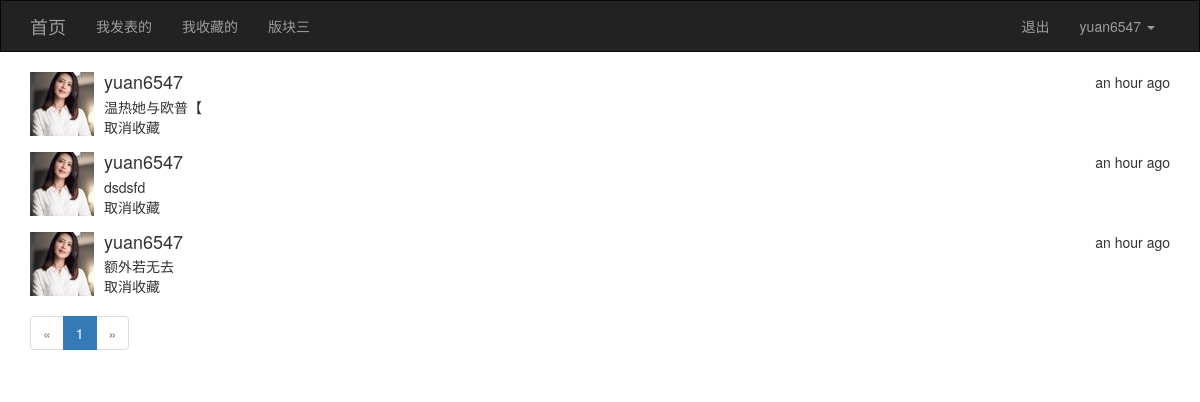
Screenshot of /posts/publish_me/ (signed in) with the database file from the repository.
### app/models.py (models this page shows, shortened)
class User(UserMixin, db.Model):
    id = db.Column(db.Integer, primary_key=True)
    username = db.Column(db.String(20), unique=True)
    password_hash = db.Column(db.String(20))
    email = db.Column(db.String(64), unique=True)
    confirmed = db.Column(db.Boolean, default=True)
    icon = db.Column(db.String(64), default='default.jpg')
    posts = db.relationship('Posts', lazy='dynamic', backref='user')
    favorites = db.relationship('Posts', lazy='dynamic', secondary='collections', backref=db.backref('users', lazy='dynamic'))
    def is_favorite(self, pid):
        favorite = self.favorites.filter(Posts.id == pid).first()
        if favorite:
            return True
        return False
    @property
    def password(self):
        raise AttributeError('密码属性不可读')

class Posts(db.Model):
    id = db.Column(db.Integer, primary_key=True)
    content = db.Column(db.String(128))
    timestamp = db.Column(db.DateTime, default=datetime.utcnow)
    uid = db.Column(db.Integer, db.ForeignKey('user.id'))

### app/views/posts.py (the view)
@posts.route('/publish_me/')
def publish_me():
    if current_user.is_authenticated:
        page = request.args.get('page', 1, int)
        pagination = Posts.query.filter(Posts.uid == current_user.id).\
            order_by(Posts.timestamp.desc()).paginate(page,per_page=3,error_out=False)
        posts = pagination.items
    else:
        flash('请先登录。。。')
        return redirect(url_for('user.login'))
    return render_template('main/publish.html', posts=posts, pagination=pagination)

### app/models.py (called while the page is built)
@login_manager.user_loader
def user_loader(uid):
    return User.query.get(uid)

### app/templates/main/publish.html (shortened to what this page needs)
{% extends 'common/base.html' %}
{% from 'common/macro.html' import show_pagination %}
{% block page_content %}
    {% for p in posts %}
        <div class="media">
            <div class="media-left">
                <a href="#">
                    <img class="media-object" src="{{ url_for('static', filename='upload/'+p.user.icon) }}" alt="头像">
                </a>
            </div>
            <div class="media-body">
                <div style="float: right;">{{ moment(p.timestamp).fromNow() }}</div>
                <h4 class="media-heading">{{ p.user.username }}</h4>
                {{ p.content }}
            {% if current_user.is_authenticated %}
                {% if current_user.is_favorite(p.id) %}
                    <div class="collect" url="{{ url_for('posts.collect', pid=p.id) }}">取消收藏</div>
                {% else %}
                    <div class="collect" url="{{ url_for('posts.collect', pid=p.id) }}">收藏</div>
                {% endif %}
            {% endif %}
            </div>
        </div>
    {% endfor %}
    {{ show_pagination(pagination, 'posts.publish_me', id=3, name='xxx') }}
{% endblock %}

### app/templates/common/base.html (shortened to what this page needs)
{% extends 'bootstrap/base.html' %}
{% from 'bootstrap/wtf.html' import quick_form %}
{% block navbar %}
    <nav class="navbar navbar-inverse" style="border-radius: 0px;">
        <div class="container">
            <div class="navbar-header">
                <a class="navbar-brand" href="/">首页</a>
            </div>
            <div class="collapse navbar-collapse">
                <ul class="nav navbar-nav">
                    <li><a href="{{ url_for('posts.publish_me') }}">我发表的</a></li>
                    <li><a href="{{ url_for('posts.collect_me') }}">我收藏的</a></li>
                    <li><a href="#">版块三</a></li>
                </ul>
                <ul class="nav navbar-nav navbar-right">
                {% if current_user.is_authenticated %}
                    <li><a href="{{ url_for('user.logout') }}">退出</a></li>
                    <li class="dropdown">
                        <a href="#" class="dropdown-toggle" data-toggle="dropdown" role="button" aria-haspopup="true"
                           aria-expanded="false">{{ current_user.username }} <span class="caret"></span></a>
                    </li>
                {% else %}
                    <li><a href="{{ url_for('user.login') }}">登录</a></li>
                    <li><a href="{{ url_for('user.register') }}">注册</a></li>
                {% endif %}
                </ul>
            </div>
        </div>
    </nav>
{% endblock %}
{% block content %}
    <div class="container">
        {% block page_content %}默认内容{% endblock %}
    </div>
{% endblock %}
{% block head %}
    {{ super() }}
{% endblock %}

### rows the page displays
User: username "yuan6547"
Posts: icon (placeholder picture), timestamp "an hour ago", user.username "yuan6547", content "温热她与欧普【"
Posts: icon (placeholder picture), timestamp "an hour ago", user.username "yuan6547", content "dsdsfd"
Posts: icon (placeholder picture), timestamp "an hour ago", user.username "yuan6547", content "额外若无去"

### other values shown
{{ p }} "1"
